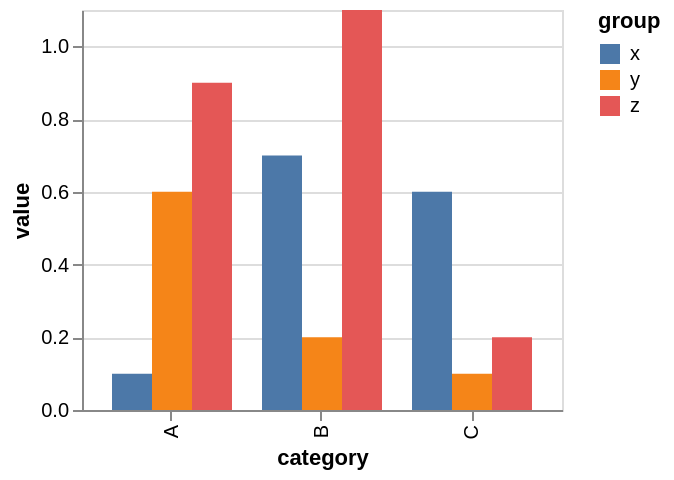

Describe this chart as a Vega-Lite specification.
### Vega specification from a JSON file in a GitHub repository (floating-point values rounded to 4 significant figures)
{"$schema": "https://vega.github.io/schema/vega/v5.json", "background": "white", "padding": 5, "height": 200, "style": "cell", "data": [{"name": "source_0", "values": [{"category": "A", "group": "x", "value": 0.1}, {"category": "A", "group": "y", "value": 0.6}, {"category": "A", "group": "z", "value": 0.9}, {"category": "B", "group": "x", "value": 0.7}, {"category": "B", "group": "y", "value": 0.2}, {"category": "B", "group": "z", "value": 1.1}, {"category": "C", "group": "x", "value": 0.6}, {"category": "C", "group": "y", "value": 0.1}, {"category": "C", "group": "z", "value": 0.2}]}, {"name": "data_0", "source": "source_0", "transform": [{"type": "stack", "groupby": ["category", "group"], "field": "value", "sort": {"field": [], "order": []}, "as": ["value_start", "value_end"], "offset": "zero"}, {"type": "filter", "expr": "isValid(datum[\"value\"]) && isFinite(+datum[\"value\"])"}]}], "signals": [{"name": "x_step", "update": "20 * bandspace(domain('xOffset').length, 0, 0) / (1-0.2)"}, {"name": "width", "update": "bandspace(domain('x').length, 0.2, 0.2) * x_step"}], "marks": [{"name": "marks", "type": "rect", "style": ["bar"], "from": {"data": "data_0"}, "encode": {"update": {"fill": {"scale": "color", "field": "group"}, "ariaRoleDescription": {"value": "bar"}, "description": {"signal": "\"category: \" + (\"\" + datum[\"category\"]) + \"; value: \" + (!isValid(datum[\"value\"]) || !isFinite(+datum[\"value\"]) ? \"\" + datum[\"value\"] : format(datum[\"value\"], \"\")) + \"; group: \" + (\"\" + datum[\"group\"])"}, "x": {"scale": "x", "field": "category", "offset": {"scale": "xOffset", "field": "group"}}, "width": {"signal": "max(0.25, bandwidth('xOffset'))"}, "y": {"scale": "y", "field": "value_end"}, "y2": {"scale": "y", "field": "value_start"}}}}], "scales": [{"name": "x", "type": "band", "domain": {"data": "data_0", "field": "category", "sort": true}, "range": {"step": {"signal": "x_step"}}, "paddingInner": 0.2, "paddingOuter": 0.2}, {"name": "y", "type": "linear", "domain": {"data": "data_0", "fields": ["value_start", "value_end"]}, "range": [{"signal": "height"}, 0], "nice": true, "zero": true}, {"name": "xOffset", "type": "band", "domain": {"data": "data_0", "field": "group", "sort": true}, "range": {"step": 20}}, {"name": "color", "type": "ordinal", "domain": {"data": "data_0", "field": "group", "sort": true}, "range": "category"}], "axes": [{"scale": "y", "orient": "left", "gridScale": "x", "grid": true, "tickCount": {"signal": "ceil(height/40)"}, "domain": false, "labels": false, "aria": false, "maxExtent": 0, "minExtent": 0, "ticks": false, "zindex": 0}, {"scale": "x", "orient": "bottom", "grid": false, "title": "category", "labelAlign": "right", "labelAngle": 270, "labelBaseline": "middle", "zindex": 0}, {"scale": "y", "orient": "left", "grid": false, "title": "value", "labelOverlap": true, "tickCount": {"signal": "ceil(height/40)"}, "zindex": 0}], "legends": [{"fill": "color", "symbolType": "square", "title": "group"}]}
